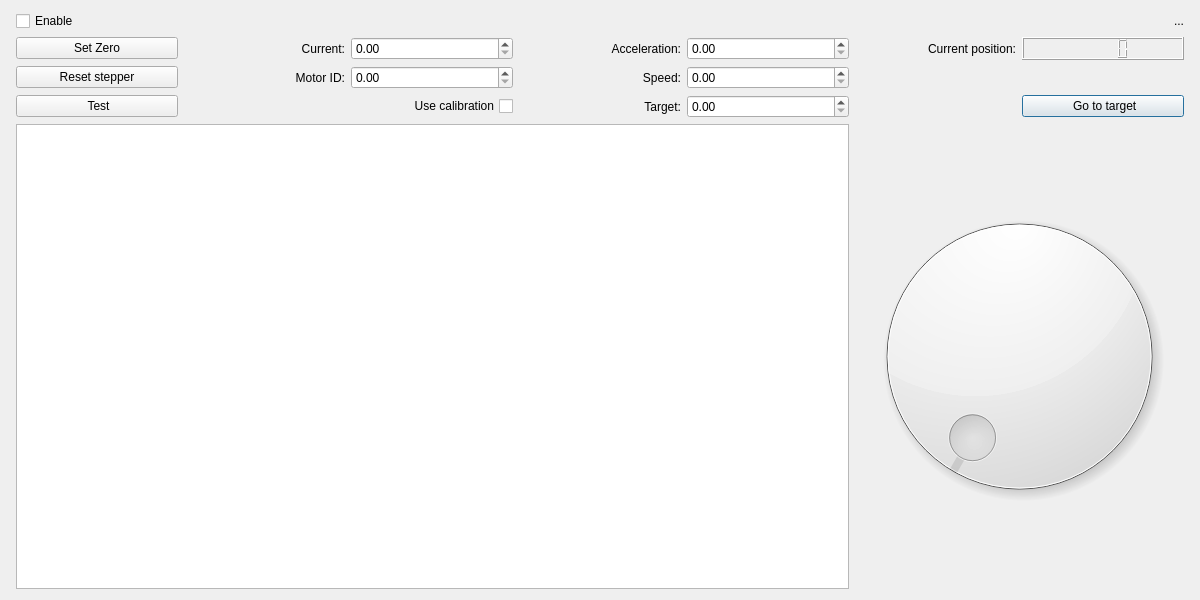
<?xml version="1.0" encoding="UTF-8"?>
<ui version="4.0">
 <class>QCstmStepperMotor</class>
 <widget class="QWidget" name="QCstmStepperMotor">
  <property name="geometry">
   <rect>
    <x>0</x>
    <y>0</y>
    <width>1200</width>
    <height>600</height>
   </rect>
  </property>
  <property name="minimumSize">
   <size>
    <width>1024</width>
    <height>600</height>
   </size>
  </property>
  <property name="windowTitle">
   <string>Form</string>
  </property>
  <property name="locale">
   <locale language="English" country="UnitedKingdom"/>
  </property>
  <layout class="QVBoxLayout" name="verticalLayout">
   <item>
    <layout class="QGridLayout" name="gridLayout">
     <property name="leftMargin">
      <number>5</number>
     </property>
     <property name="rightMargin">
      <number>5</number>
     </property>
     <item row="5" column="0" colspan="5">
      <widget class="QTableView" name="stepperCalibrationTableView"/>
     </item>
     <item row="0" column="0">
      <widget class="QCheckBox" name="stepperMotorCheckBox">
       <property name="text">
        <string>Enable</string>
       </property>
      </widget>
     </item>
     <item row="5" column="5" colspan="2">
      <widget class="QDial" name="motorDial"/>
     </item>
     <item row="1" column="0">
      <widget class="QPushButton" name="stepperSetZeroPushButton">
       <property name="text">
        <string>Set Zero</string>
       </property>
      </widget>
     </item>
     <item row="2" column="0">
      <widget class="QPushButton" name="motorResetButton">
       <property name="text">
        <string>Reset stepper</string>
       </property>
      </widget>
     </item>
     <item row="3" column="0">
      <widget class="QPushButton" name="motorTestButton">
       <property name="text">
        <string> Test</string>
       </property>
       <property name="icon">
        <iconset>
         <normaloff>:/icons/config_logo.png</normaloff>:/icons/config_logo.png</iconset>
       </property>
      </widget>
     </item>
     <item row="3" column="6">
      <widget class="QPushButton" name="motorGoToTargetButton">
       <property name="text">
        <string> Go to target</string>
       </property>
       <property name="icon">
        <iconset resource="icons.qrc">
         <normaloff>:/icons/power-button-on.png</normaloff>:/icons/power-button-on.png</iconset>
       </property>
       <property name="autoDefault">
        <bool>false</bool>
       </property>
       <property name="default">
        <bool>true</bool>
       </property>
      </widget>
     </item>
     <item row="1" column="5">
      <widget class="QLabel" name="stepperCurrentPosLabel">
       <property name="text">
        <string>Current position:</string>
       </property>
       <property name="alignment">
        <set>Qt::AlignRight|Qt::AlignTrailing|Qt::AlignVCenter</set>
       </property>
      </widget>
     </item>
     <item row="1" column="6">
      <widget class="QLCDNumber" name="motorCurrentPoslcdNumber"/>
     </item>
     <item row="1" column="4">
      <widget class="QDoubleSpinBox" name="accelerationSpinBox"/>
     </item>
     <item row="1" column="3">
      <widget class="QLabel" name="label_1">
       <property name="text">
        <string>Acceleration:</string>
       </property>
       <property name="alignment">
        <set>Qt::AlignRight|Qt::AlignTrailing|Qt::AlignVCenter</set>
       </property>
      </widget>
     </item>
     <item row="2" column="4">
      <widget class="QDoubleSpinBox" name="speedSpinBox"/>
     </item>
     <item row="2" column="3">
      <widget class="QLabel" name="label_2">
       <property name="layoutDirection">
        <enum>Qt::LeftToRight</enum>
       </property>
       <property name="text">
        <string>Speed:</string>
       </property>
       <property name="alignment">
        <set>Qt::AlignRight|Qt::AlignTrailing|Qt::AlignVCenter</set>
       </property>
      </widget>
     </item>
     <item row="3" column="4">
      <widget class="QDoubleSpinBox" name="targetPosSpinBox">
       <property name="maximum">
        <double>360.000000000000000</double>
       </property>
      </widget>
     </item>
     <item row="3" column="3">
      <widget class="QLabel" name="stepperTargetPosLabel">
       <property name="layoutDirection">
        <enum>Qt::LeftToRight</enum>
       </property>
       <property name="text">
        <string>Target:</string>
       </property>
       <property name="alignment">
        <set>Qt::AlignRight|Qt::AlignTrailing|Qt::AlignVCenter</set>
       </property>
      </widget>
     </item>
     <item row="1" column="1">
      <widget class="QLabel" name="label_5">
       <property name="text">
        <string>Current:</string>
       </property>
       <property name="alignment">
        <set>Qt::AlignRight|Qt::AlignTrailing|Qt::AlignVCenter</set>
       </property>
      </widget>
     </item>
     <item row="1" column="2">
      <widget class="QDoubleSpinBox" name="currentISpinBox"/>
     </item>
     <item row="3" column="2">
      <widget class="QCheckBox" name="stepperUseCalibCheckBox">
       <property name="layoutDirection">
        <enum>Qt::RightToLeft</enum>
       </property>
       <property name="text">
        <string>Use calibration</string>
       </property>
      </widget>
     </item>
     <item row="2" column="1">
      <widget class="QLabel" name="label_4">
       <property name="text">
        <string>Motor ID:</string>
       </property>
       <property name="alignment">
        <set>Qt::AlignRight|Qt::AlignTrailing|Qt::AlignVCenter</set>
       </property>
      </widget>
     </item>
     <item row="2" column="2">
      <widget class="QDoubleSpinBox" name="motorIdSpinBox"/>
     </item>
     <item row="0" column="6">
      <widget class="QLabel" name="label_positionStatus">
       <property name="layoutDirection">
        <enum>Qt::LeftToRight</enum>
       </property>
       <property name="text">
        <string>...</string>
       </property>
       <property name="alignment">
        <set>Qt::AlignRight|Qt::AlignTrailing|Qt::AlignVCenter</set>
       </property>
      </widget>
     </item>
    </layout>
   </item>
  </layout>
 </widget>
 <resources>
  <include location="icons.qrc"/>
 </resources>
 <connections/>
</ui>
